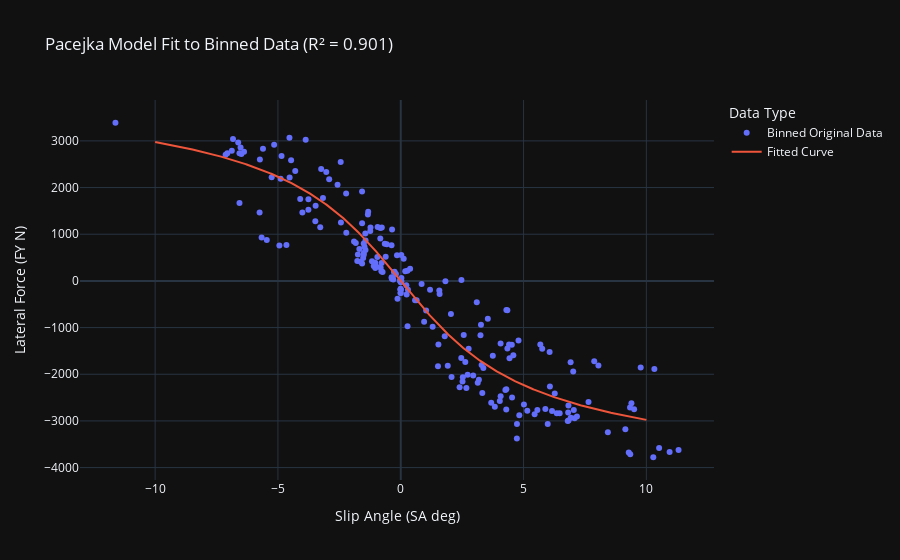

Notebook source saved alongside this figure:
### Code cell
import plotly.graph_objects as go

r2 = r2_score(binned_df['Mean FY'], pacejka_model(binned_df['Mean SA'], *params_optimal))

# Plot the original binned data and the fitted curve using Plotly
fig = go.Figure()

# Add binned original data
fig.add_trace(go.Scatter(x=binned_df['Mean SA'], y=binned_df['Mean FY'], mode='markers', name='Binned Original Data'))

# Add fitted curve
fig.add_trace(go.Scatter(x=alpha_range, y=fy_fitted, mode='lines', name='Fitted Curve'))

# Update plot layout with R² in the title
fig.update_layout(title=f'Pacejka Model Fit to Binned Data (R² = {r2:.3f})',
                  xaxis_title='Slip Angle (SA deg)',
                  yaxis_title='Lateral Force (FY N)',
                  legend_title='Data Type')

# Show plot
fig.show()

html_file_path = 'Pacejka_Model_Fit.html' # Change the file path as needed
fig.write_html(html_file_path)

# Print the optimized coefficients and the R² value
print("Optimized Coefficients:")
print("B:", B_opt)
print("C:", C_opt)
print("D:", D_opt)
print("E:", E_opt)
print("F:", F_opt)
print(f"R² Score: {r2:.3f}")

### Figure 1 — Plotly figure (JSON) as saved in the notebook; plotly's stock layout.template omitted (floating-point values rounded to 4 significant figures; data arrays with more than 128 entries replaced by an {"elided": "..."} marker saying what was removed)
{"data": [{"mode": "markers", "name": "Binned Original Data", "x": {"elided": "213 float values"}, "y": {"elided": "213 float values"}, "type": "scatter"}, {"mode": "lines", "name": "Fitted Curve", "x": {"elided": "500 float values"}, "y": {"elided": "500 float values"}, "type": "scatter"}], "layout": {"title": {"text": "Pacejka Model Fit to Binned Data (R² = 0.901)"}, "xaxis": {"title": {"text": "Slip Angle (SA deg)"}}, "yaxis": {"title": {"text": "Lateral Force (FY N)"}}, "legend": {"title": {"text": "Data Type"}}}}
